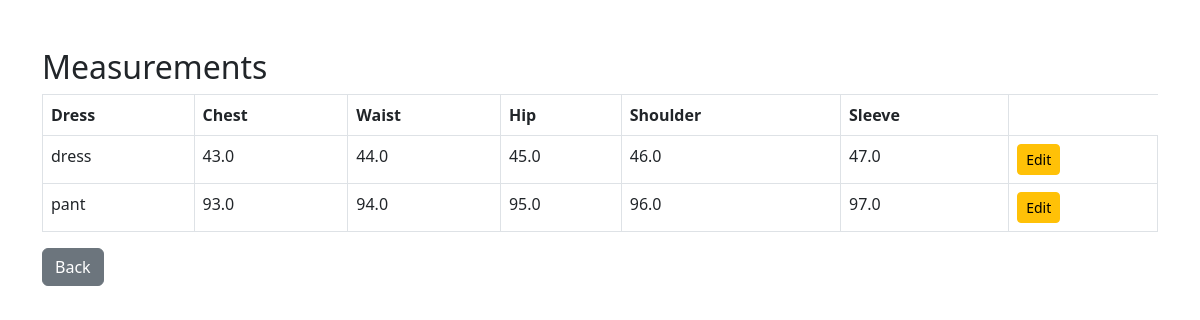
/customer-measurements/2/, run on the app's committed database.
### customers/models.py (models this page shows, shortened)
class Measurement(models.Model):
    customer = models.ForeignKey(Customer, on_delete=models.CASCADE)
    chest = models.FloatField()
    waist = models.FloatField()
    hip = models.FloatField()
    shoulder = models.FloatField()
    sleeve_length = models.FloatField()
    dress_type = models.CharField(max_length=50)

### customers/views.py (the view)
# urls.py: path('customer-measurements/<int:customer_id>/', customer_measurements),
def customer_measurements(request, customer_id):
    measurements = Measurement.objects.filter(customer_id=customer_id)
    return render(request, 'customer_measurements.html', {
        'measurements': measurements
    })

### customers/templates/customer_measurements.html (shortened to what this page needs)
<!DOCTYPE html>
<html>
<head>
    <link href="https://cdn.jsdelivr.net/npm/bootstrap@5.3.0/dist/css/bootstrap.min.css" rel="stylesheet">
</head>
<body class="container mt-5">
<h2>Measurements</h2>
<table class="table table-bordered">
<tr>
    <th>Dress</th>
    <th>Chest</th>
    <th>Waist</th>
    <th>Hip</th>
    <th>Shoulder</th>
    <th>Sleeve</th>
</tr>
{% for m in measurements %}
<tr>
    <td>{{ m.dress_type }}</td>
    <td>{{ m.chest }}</td>
    <td>{{ m.waist }}</td>
    <td>{{ m.hip }}</td>
    <td>{{ m.shoulder }}</td>
    <td>{{ m.sleeve_length }}</td>
    <td>
    <a href="/edit-measurement/{{ m.id }}/" class="btn btn-warning btn-sm">
        Edit
    </a>
    </td>
</tr>
{% endfor %}
</table>
<a href="/orders/" class="btn btn-secondary">Back</a>
</body>
</html>

### data on the page
Measurement: dress_type "dress", chest "43.0", waist "44.0", hip "45.0", shoulder "46.0", sleeve_length "47.0"
Measurement: dress_type "pant", chest "93.0", waist "94.0", hip "95.0", shoulder "96.0", sleeve_length "97.0"
